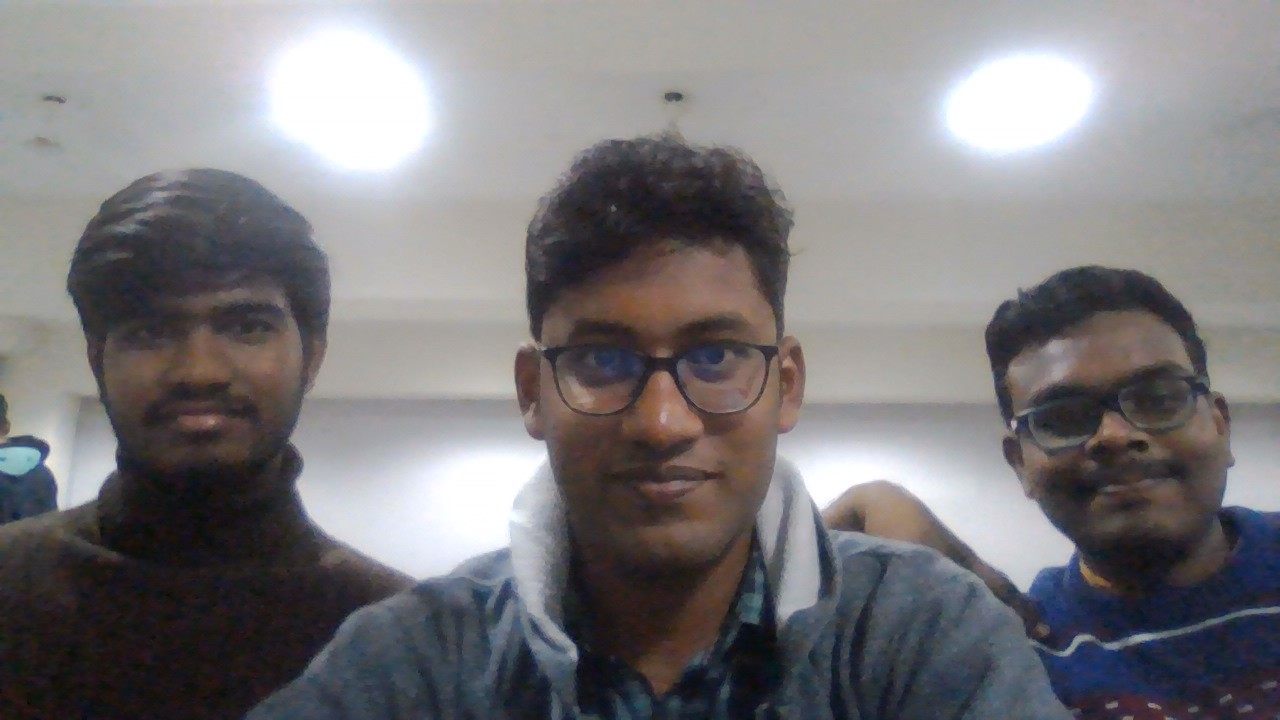
#> input picture sample_ppl_count_img_1.jpg, 1280 x 720 px, found by its file name
$ python ppl_count.py
#> lines starting #> are read from the running program, lines starting #| are printed output that depends on the picture; after the words box and inside, x2 and y2 are one past the last pixel; in counts of white or black regions, pixels touching at a corner belong together
import cv2
face_cascade = cv2.CascadeClassifier(r"C:\Users\admin\Desktop\manit\opencv\data\haarcascades\haarcascade_frontalface_default.xml")
img = cv2.imread(r"C:\Users\admin\Desktop\manit\sample_ppl_count_img_1.jpg")
#> img is the input picture: shape (720, 1280, 3); mean B, G, R 123.4, 121, 123.3
gray = cv2.cvtColor(img, cv2.COLOR_BGR2GRAY)
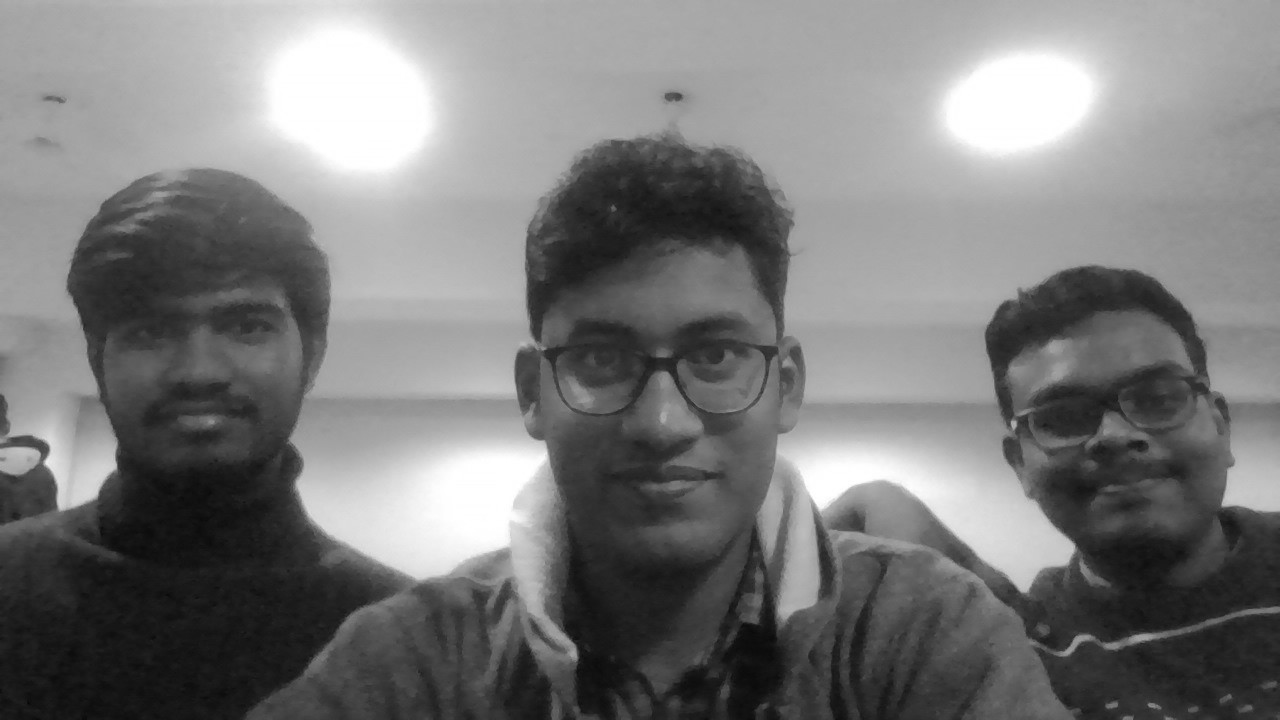
#> gray: shape (720, 1280); min 5, max 255, mean 121.9
faces = face_cascade.detectMultiScale(gray, 1.1, 3)
#> faces = [[1000, 322, 212, 212], [82, 236, 241, 241], [506, 240, 300, 300]]
for (x,y,w,h) in faces:
    cv2.rectangle(img,(x,y),(x+w,y+h),(0,255,0), 3)
#> this loop made 3 passes
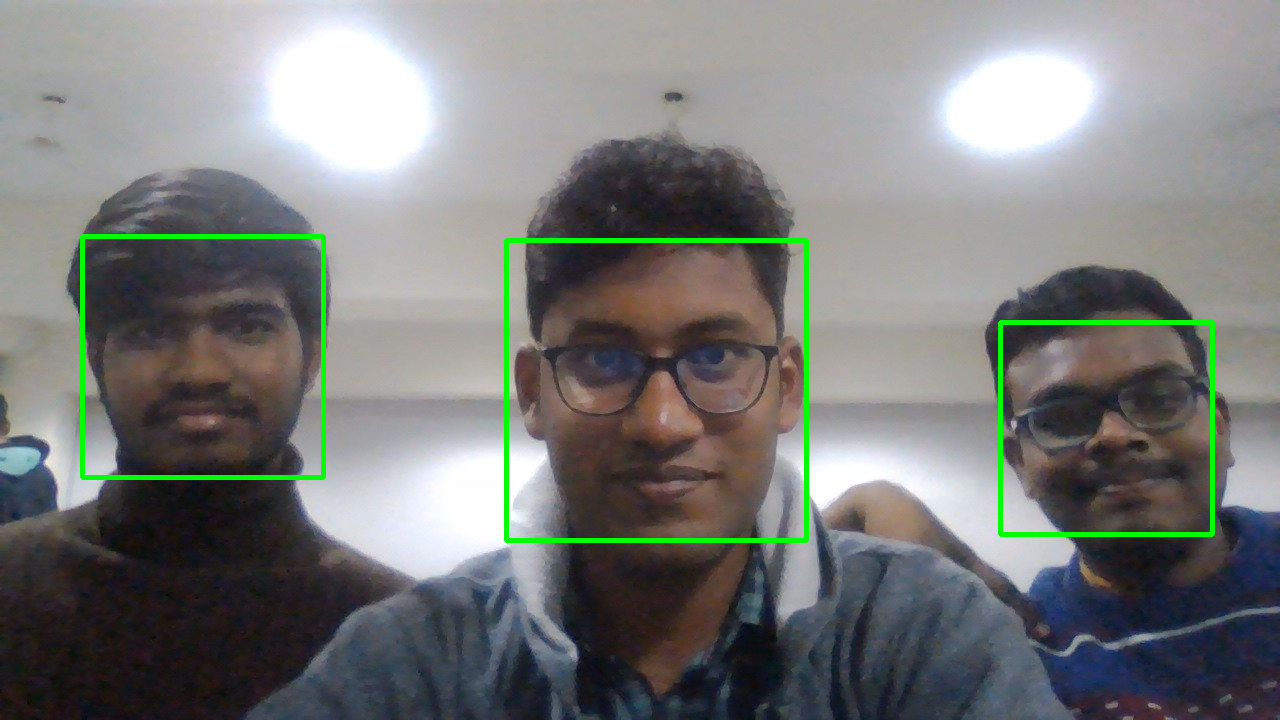
#> img: shape (720, 1280, 3); 1.63% of pixels changed, all inside (x1, y1, x2, y2) = (80, 234, 1215, 543)
print("Number of people: "+str(faces.shape[0]))
#| Number of people: 3
cv2.imshow("counting ppl", img)
cv2.waitKey(0)
cv2.destroyAllWindows()

$ run again, with sample_ppl_count_img.png saved as sample_ppl_count_img_1.jpg
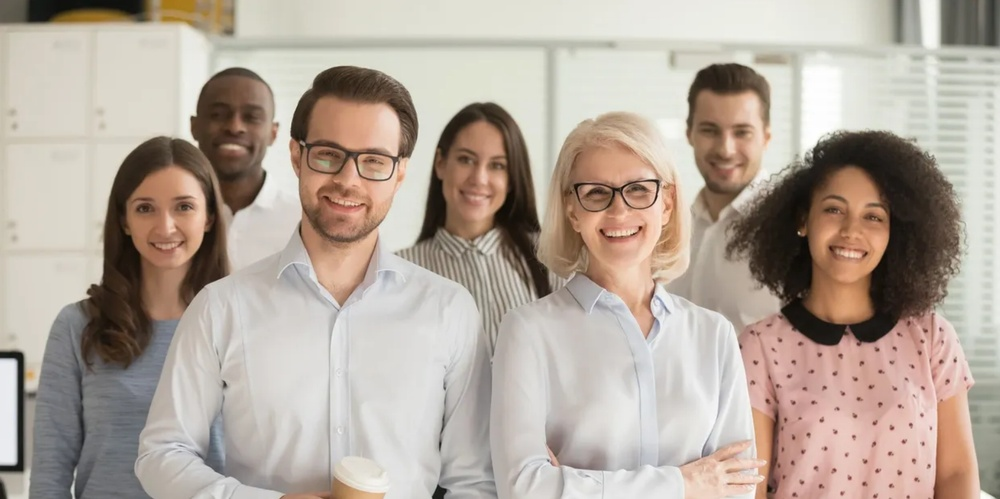
#> input picture sample_ppl_count_img.png, 1000 x 499 px, shrunk from 1544 x 770 before the run, found by its file name
#> img is the input picture: shape (499, 1000, 3); mean B, G, R 156.2, 167.3, 179.7
#> `gray = cv2.cvtColor(img, cv2.COLOR_BGR2GRAY)`:
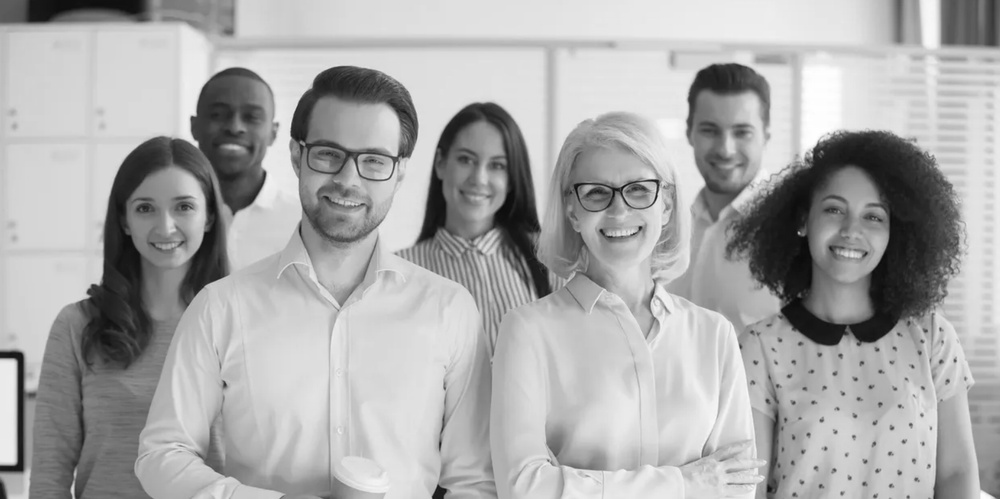
#> gray: shape (499, 1000); min 8, max 255, mean 169.7
#> faces = [[681, 97, 90, 90], [437, 130, 85, 85], [439, 204, 70, 70], [195, 84, 80, 80], [116, 170, 99, 99], [800, 176, 103, 103], [277, 104, 145, 145], [558, 149, 123, 123], [788, 292, 115, 115]]
#> the loop `for (x,y,w,h) in faces:` made 9 passes
#> after the loop `for (x,y,w,h) in faces:`:
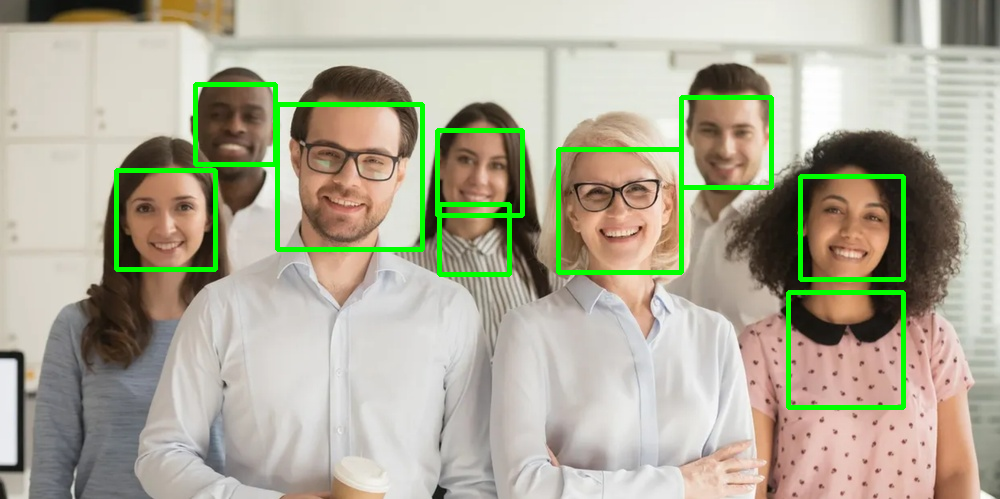
#> img: shape (499, 1000, 3); 3.53% of pixels changed, all inside (x1, y1, x2, y2) = (114, 82, 906, 410)
#| Number of people: 9
